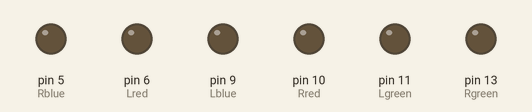
Bench run of a sketch on a simulated Arduino Uno, built with avr-gcc and run on an emulated ATmega328P. On the bench: output pins drawn as LEDs (lit = HIGH). What the sketch prints to the serial monitor is not drawn.

Above: at 0.05 s.
At 1.05 s:
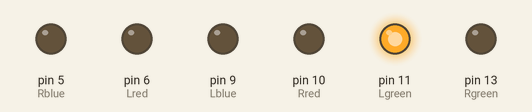
At 1.3 s:
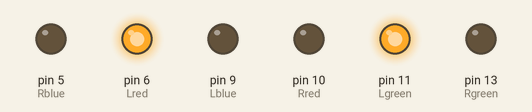
At 1.6 s:
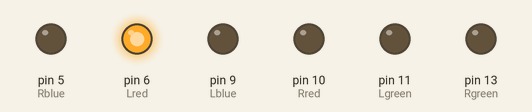
At 2.15 s:
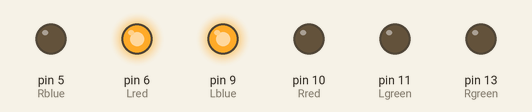
Timing chart, 0 to 5.0 s (numbered marks = the images above):
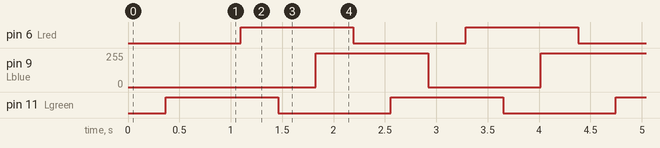

Measured:
- by itself, pin 6 (Lred), pin 11 (Lgreen): alternates HIGH for 1.1 s and LOW for 1.1 s
- by itself, pin 9 (Lblue): alternates 255/255 for 1.1 s and 0/255 for 1.1 s

The sketch:

Trolley_Flasher_debug.ino
```cpp
const int debounce = 100;
const int Lred = 6; //pin numbers for the various outputs
const int Lgreen = 11;
const int Lblue = 9;
const int Rred = 10;
const int Rgreen = 13;
const int Rblue = 5;

int lg = 0;
int lr = 0;
int lb = 0;
int rg = 0;
int rr = 0;
int rb = 0;

void setup() {
  // put your setup code here, to run once:

pinMode (Lred, OUTPUT);
pinMode (Lgreen, OUTPUT);
pinMode (Lblue, OUTPUT);
pinMode (Rred, OUTPUT);
pinMode (Rgreen, OUTPUT);
pinMode (Rblue, OUTPUT);


Serial.begin(115200);

}

void loop() {
  // put your main code here, to run repeatedly:


lb = 256;


for(int a=0; a<256; a++){
  lg ++;
  analogWrite(Lgreen,lg);
  //analogWrite(Lred,lr);
  //analogWrite(Lblue,lb);
  delay(1);
  Serial.print(lg);
  Serial.print(",");
  Serial.print(lr);
  Serial.print(",");
  Serial.println(lb);
}

for(int f=0; f<256; f++){
  lb --;
  digitalWrite(Lgreen,HIGH);
  //analogWrite(Lred,lr);
  analogWrite(Lblue,lb);
  Serial.print(lg);
  Serial.print(",");
  Serial.print(lr);
  Serial.print(",");
  Serial.println(lb);
  delay(1);
}

for(int b=0; b<256; b++){
  lr ++;
  digitalWrite(Lgreen,HIGH);
  analogWrite(Lred,lr);
  //analogWrite(Lblue,lb);
  Serial.print(lg);
  Serial.print(",");
  Serial.print(lr);
  Serial.print(",");
  Serial.println(lb);
  delay(1);
}

for(int c=0; c<256; c++){
  lg --;
  analogWrite(Lgreen,lg);
  digitalWrite(Lred,HIGH);
  //analogWrite(Lblue,lb);
  Serial.print(lg);
  Serial.print(",");
  Serial.print(lr);
  Serial.print(",");
  Serial.println(lb);
  delay(1);
}

for(int d=0; d<256; d++){
  lb ++;
  //analogWrite(Lgreen,lg);
  digitalWrite(Lred,HIGH);
  analogWrite(Lblue,lb);
  Serial.print(lg);
  Serial.print(",");
  Serial.print(lr);
  Serial.print(",");
  Serial.println(lb);
  delay(1);
}

for(int e=0; e<256; e++){
  lr --;
  //analogWrite(Lgreen,lg);
  analogWrite(Lred,lr);
  digitalWrite(Lblue,HIGH);
  Serial.print(lg);
  Serial.print(",");
  Serial.print(lr);
  Serial.print(",");
  Serial.println(lb);
  delay(1);
}


}
```
